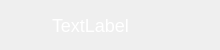
<?xml version="1.0" encoding="UTF-8"?>
<ui version="4.0">
 <class>User</class>
 <widget class="QWidget" name="User">
  <property name="geometry">
   <rect>
    <x>0</x>
    <y>0</y>
    <width>220</width>
    <height>50</height>
   </rect>
  </property>
  <property name="minimumSize">
   <size>
    <width>220</width>
    <height>50</height>
   </size>
  </property>
  <property name="maximumSize">
   <size>
    <width>220</width>
    <height>50</height>
   </size>
  </property>
  <property name="windowTitle">
   <string>Form</string>
  </property>
  <layout class="QGridLayout" name="gridLayout" rowstretch="0" columnstretch="0,0" columnminimumwidth="10,30">
   <property name="sizeConstraint">
    <enum>QLayout::SetNoConstraint</enum>
   </property>
   <property name="leftMargin">
    <number>5</number>
   </property>
   <property name="topMargin">
    <number>5</number>
   </property>
   <property name="rightMargin">
    <number>5</number>
   </property>
   <property name="bottomMargin">
    <number>5</number>
   </property>
   <property name="spacing">
    <number>7</number>
   </property>
   <item row="0" column="0">
    <widget class="QLabel" name="label">
     <property name="minimumSize">
      <size>
       <width>40</width>
       <height>40</height>
      </size>
     </property>
     <property name="maximumSize">
      <size>
       <width>40</width>
       <height>40</height>
      </size>
     </property>
     <property name="styleSheet">
      <string notr="true">#label{
border-radius:20px;
}</string>
     </property>
     <property name="text">
      <string/>
     </property>
    </widget>
   </item>
   <item row="0" column="1">
    <widget class="QLabel" name="label_2">
     <property name="minimumSize">
      <size>
       <width>163</width>
       <height>40</height>
      </size>
     </property>
     <property name="maximumSize">
      <size>
       <width>163</width>
       <height>40</height>
      </size>
     </property>
     <property name="styleSheet">
      <string notr="true">.QLabel{
font-size:18px;
color:rgb(255, 255, 255);
}</string>
     </property>
     <property name="text">
      <string>TextLabel</string>
     </property>
    </widget>
   </item>
  </layout>
 </widget>
 <resources/>
 <connections/>
</ui>
